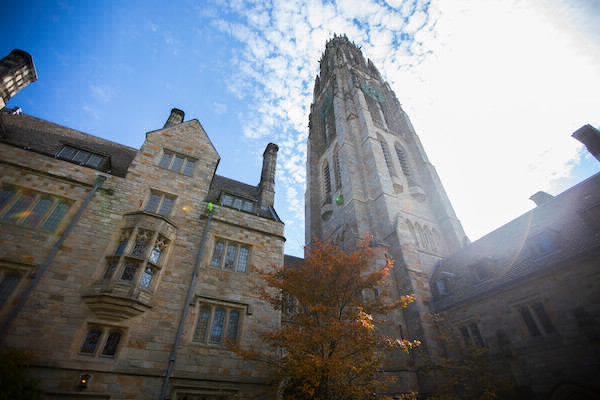
#> input picture lectures/week-six/tower.bmp, 600 x 400 px
$ python blur.py
#> lines starting #> are read from the running program, lines starting #| are printed output that depends on the picture
from PIL import Image, ImageFilter

before = Image.open("tower.bmp")
#> before is the input picture: PIL image 600x400 RGB; mean R, G, B 120.8, 127.6, 135.3
after = before.filter(ImageFilter.BoxBlur(9))
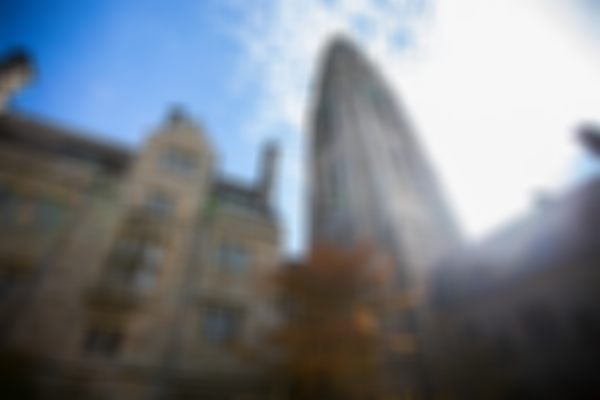
#> after: PIL image 600x400 RGB; mean R, G, B 120.8, 127.6, 135.3
after.save("out.bmp")
